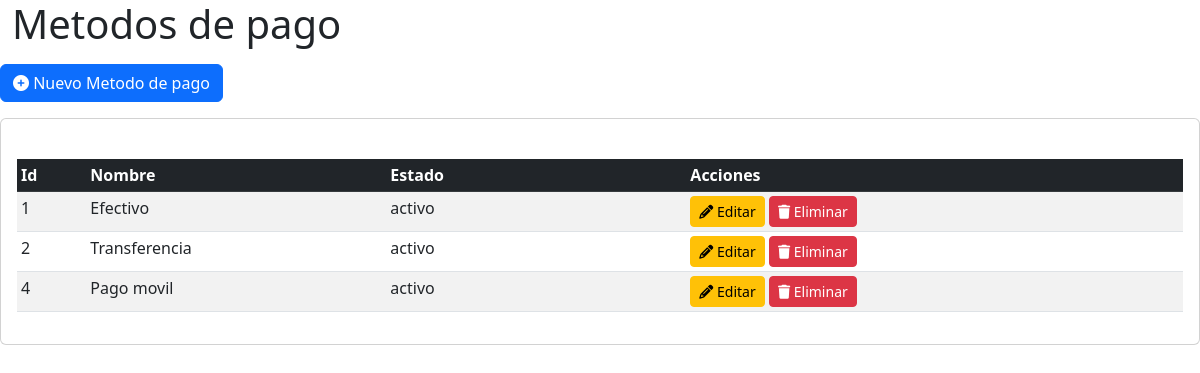
Page /modulometodosdepago/metodospago.php on the committed database.
### tables this page shows
CREATE TABLE `tmpag_tme` (
  `tmpag_idmetd` varchar(10) NOT NULL,
  `tmpag_namemt` varchar(30) NOT NULL,
  `tmpag_status` varchar(20) NOT NULL
);

### modulometodosdepago/metodospago.php (the view, shortened to what this page needs)
<?php
require_once('conexion.php');
$sql = "SELECT tmpag_idmetd, tmpag_namemt, tmpag_status FROM tmpag_tme;";
$metodos = $conexion->query($sql);
?>
<!DOCTYPE html>
<html lang="en">
<head>
    <link href="assets/css/bootstrap.min.css" rel="stylesheet">
    <link href="assets/css/all.min.css" rel="stylesheet">
    <link rel="stylesheet" href="assets/css/bootstrap.min.css">
</head>
<body>
<div class="content-wrapper">
    <section class="content-header">
      <div class="container-fluid">
        <div class="row mb-2">
          <div class="col-sm-6">
            <h1>Metodos de pago</h1>
          </div>
        </div>
      </div>
    </section>
    <section class="content">
      <div class="row">
        <div class="col-12">
    <div class="col-auto mb-3">
        <a href="#" class="btn btn-primary" data-bs-toggle="modal" data-bs-target="#nuevoModal"><i class="fa-solid fa-circle-plus"></i> Nuevo Metodo de pago</a>
    </div>
          <div class="card">
            <div class="data_table card-body table-responsive">
            <table id="example" class="table table-sm table-striped table-hover mt-4">
        <thead class="table-dark">
            <tr>
                <th>Id</th>
                <th style="width: 300px;">Nombre</th>
                <th style="width: 300px;">Estado</th>
                <th>Acciones</th>
            </tr>
        </thead>
        <tbody>
        <?php while($row = $metodos->fetch_assoc()){ ?>
               <tr>
                 <td><?= $row['tmpag_idmetd'] ?></td>
                 <td><?= $row['tmpag_namemt'] ?></td>
                 <td><?= $row['tmpag_status'] ?></td>
                 <td>
                  <a href="#" class="btn btn-sm btn-warning" data-bs-toggle="modal" data-bs-target="#editaModal" data-bs-id="<?= $row['tmpag_idmetd']; ?>"><i class="fa-solid fa-pencil"></i> Editar</a>
                  <a href="#" class="btn btn-sm btn-danger" data-bs-toggle="modal" data-bs-target="#eliminaModal" data-bs-id="<?= $row['tmpag_idmetd']; ?>"><i class="fa-solid fa-trash"></i> Eliminar</a>
                 </td>
               </tr>
           <?php } ?>
</tbody>
    </table>
            </div>
          </div>
        </div>
      </div>
    </section>
  </div>
</body>
</html>

### rows in the picture
tmpag_tme: tmpag_idmetd "1", tmpag_namemt "Efectivo", tmpag_status "activo"
tmpag_tme: tmpag_idmetd "2", tmpag_namemt "Transferencia", tmpag_status "activo"
tmpag_tme: tmpag_idmetd "4", tmpag_namemt "Pago movil", tmpag_status "activo"
